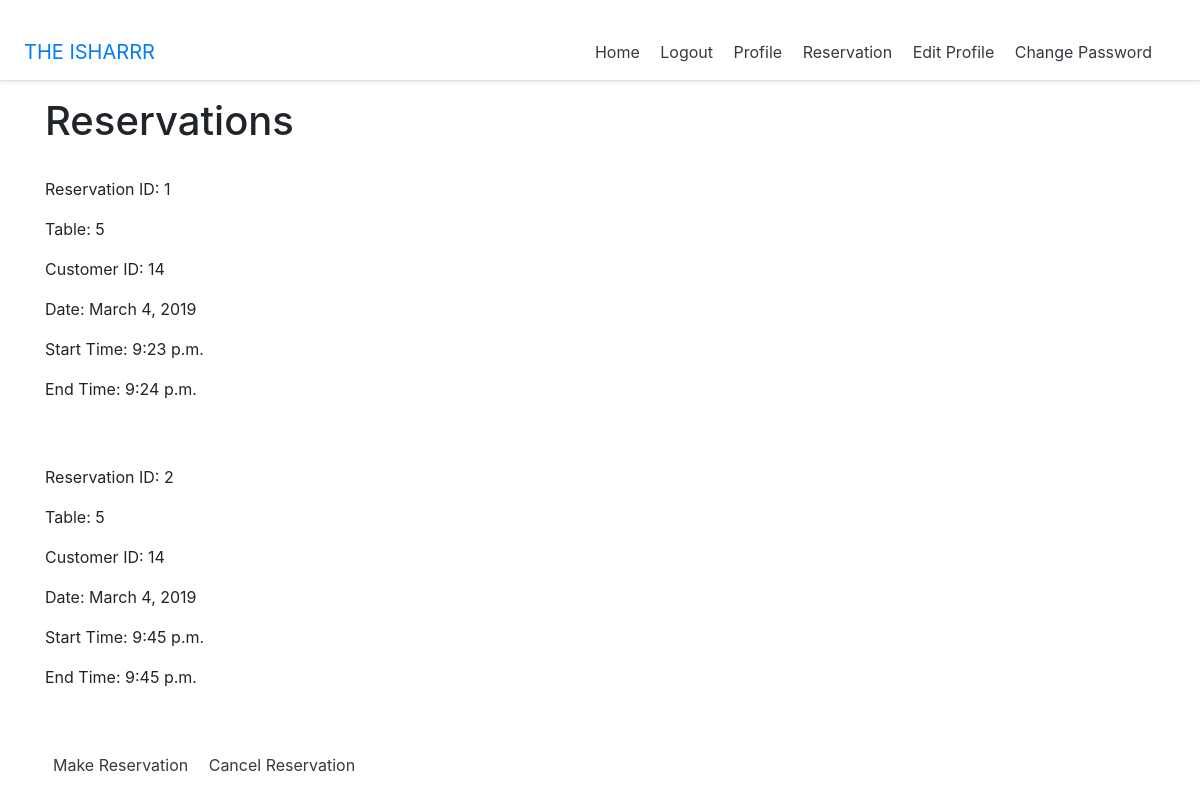
/account/reservation (signed in), run on an earlier commit of the app's database.
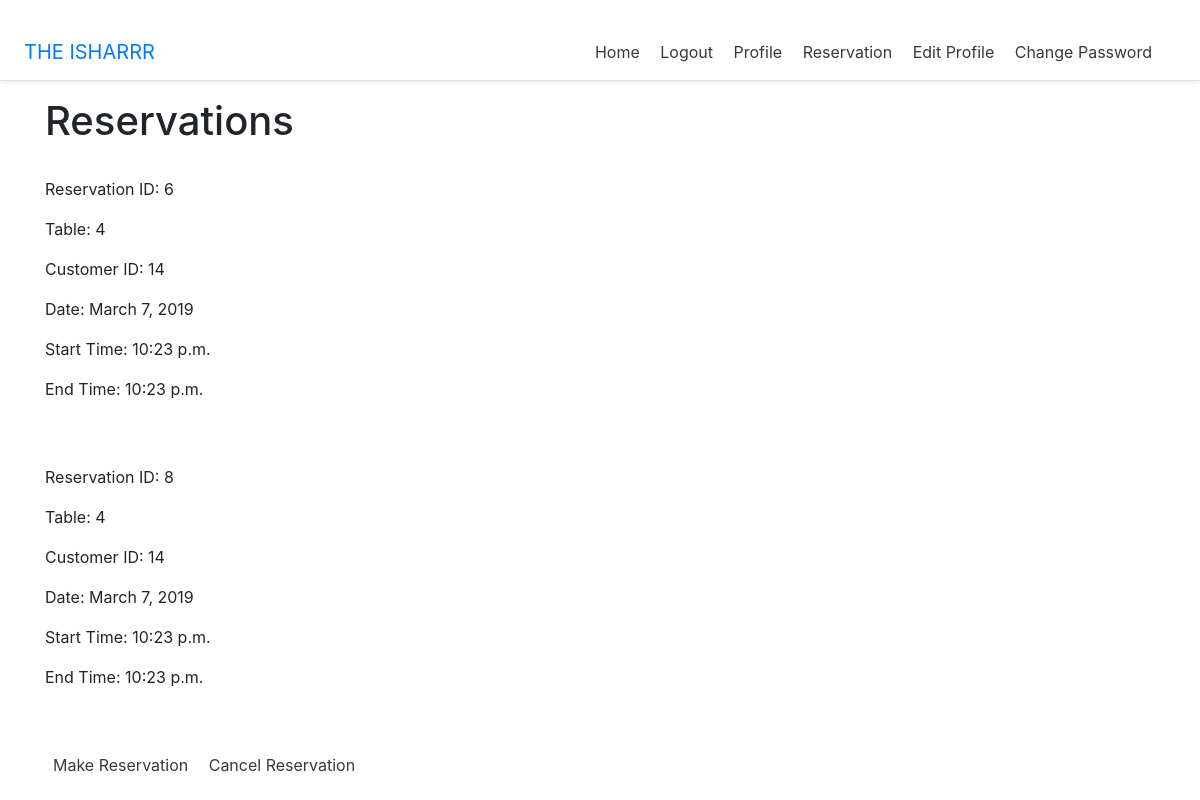
And on a later commit of the database.
### accounts/models.py (models this page shows, shortened)
class Reservation(models.Model):
    table = models.ForeignKey('Table', on_delete=models.CASCADE)
    customer = models.ForeignKey('UserProfile', on_delete=models.CASCADE)
    date = models.DateField(help_text='Date of booking')
    start_time = models.TimeField(help_text='Starting Time')
    finish_time = models.TimeField(help_text='Finishing Time')
    def __str__(self):
        return str(self.id)

class Table(models.Model):
    seats = models.PositiveIntegerField()
    available = models.BooleanField(default=True)
    def __str__(self):
        return str(self.id)

class UserProfile(models.Model):
    user = models.OneToOneField(User, on_delete=models.CASCADE)
    twitter_username = models.CharField(max_length=50)
    def __str__(self):
        return str(self.user.id)

### accounts/views.py (the view)
# urls.py: path('reservation', views.view_reservation, name='view_reservation'),
@login_required()
def view_reservation(request):
    current_user_id = request.user.id
    print(current_user_id)
    reservations = Reservation.objects.filter(customer__user_id=current_user_id)
    print(reservations)
    args = {
        'reservations': reservations,
    }
    print(args)
    return render(request, 'accounts/reservations.html', args)

### templates/accounts/reservations.html (shortened to what this page needs)
{% extends 'base.html' %}
{% block body %}
    <div class="container">
       <h1>Reservations</h1>
    <br>
{% for reservation in reservations %}
    <p>Reservation ID: {{ reservation.id}}</p>
    <p>Table: {{ reservation.table }}</p>
    <p>Customer ID: {{ reservation.customer }}</p>
    <p>Date: {{ reservation.date }}</p>
    <p>Start Time: {{ reservation.start_time }}</p>
    <p>End Time: {{ reservation.finish_time }}</p>
    <br>
    <br>
{% endfor %}
    <a class="p-2 text-dark" href="{% url 'make_reservation' %}">Make Reservation</a>
    <a class="p-2 text-dark" href="{% url 'delete_reservation' %}">Cancel Reservation</a>
</div>
{% endblock %}

### templates/base.html (shortened to what this page needs)
<!doctype html>
<html lang="en">
<head>
    <link rel="stylesheet" href="https://stackpath.bootstrapcdn.com/bootstrap/4.3.1/css/bootstrap.min.css"
>
</head>
<body>
<div>
    <div class="d-flex flex-column flex-md-row align-items-center p-3 px-md-4 mb-3 bg-white border-bottom shadow-sm">
  <h5 class="my-0 mr-md-auto font-weight-normal"> <a href="/account/">THE ISHARRR</a></h5>
  <nav class="my-2 my-md-0 mr-md-3  ">
      {% if user.is_authenticated %}
      <a class="p-2 text-dark" href="{% url 'home' %}">Home</a>
      <a class="p-2 text-dark" href="{% url 'logout' %}">Logout</a>
      <a class="p-2 text-dark" href="{% url 'profile' %}">Profile</a>
      <a class="p-2 text-dark" href="{% url 'view_reservation' %}">Reservation</a>
      <a class="p-2 text-dark" href="{% url 'edit_profile' %}">Edit Profile</a>
      <a class="p-2 text-dark" href="{% url 'change_password' %}">Change Password</a>
      {% else %}
      <a class="p-2 text-dark" href="{% url 'login' %}">login</a>
      <a class="p-2 text-dark" href="{% url 'register' %}">Register</a>
      {% endif %}
  </nav>
</div>
</div>
{% block body %}
{% endblock %}
</body>
</html>

What changed in the data, as far as the page shows it:
removed Reservation: id "1", table "5", customer "14", date "March 4, 2019", start_time "9:23 p.m.", finish_time "9:24 p.m."
removed Reservation: id "2", table "5", customer "14", date "March 4, 2019", start_time "9:45 p.m.", finish_time "9:45 p.m."
added Reservation: id "6", table "4", customer "14", date "March 7, 2019", start_time "10:23 p.m.", finish_time "10:23 p.m."
added Reservation: id "8", table "4", customer "14", date "March 7, 2019", start_time "10:23 p.m.", finish_time "10:23 p.m."
